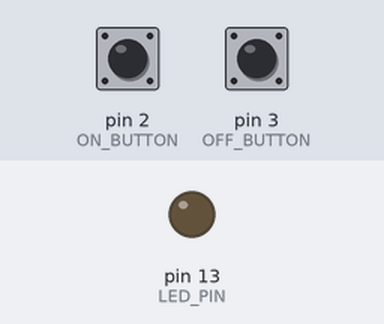
This sketch was run on a simulated Arduino Uno, built with avr-gcc and run on an emulated ATmega328P. Parts: output pins drawn as LEDs (lit = HIGH). The test bench sets the inputs (shaded band); at power-on: pin 2 (ON_BUTTON) HIGH, pin 3 (OFF_BUTTON) HIGH.

Above: at 1.2 s.
1.3 s: pin 2 (ON_BUTTON) pulled LOW for 0.15 s
At 1.8 s:
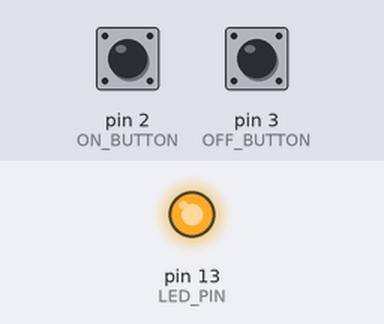
2.9 s: pin 3 (OFF_BUTTON) pulled LOW for 0.15 s
At 4.1 s:
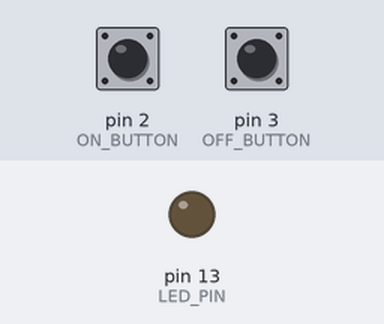
4.5 s: pin 2 (ON_BUTTON) pulled LOW for 1 s
At 5.4 s:
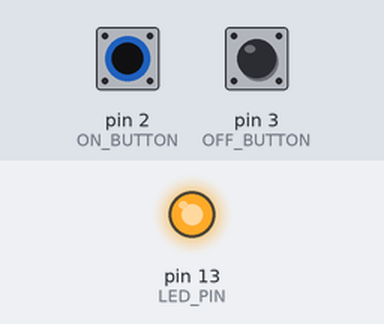
7.0 s: pin 2 (ON_BUTTON) driven LOW and pin 3 (OFF_BUTTON) driven LOW
At 7.6 s:
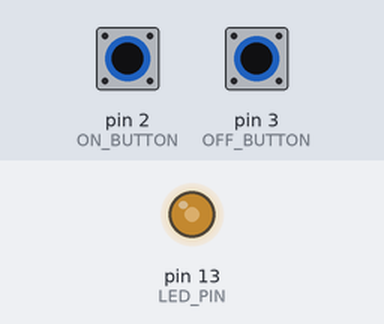
8.5 s: pin 3 (OFF_BUTTON) driven HIGH
At 9.5 s:
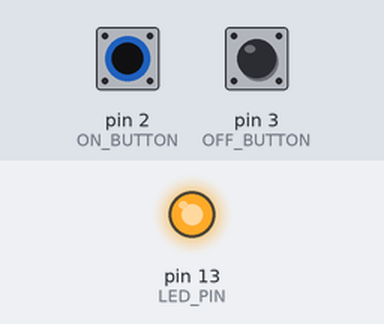
Timing chart, 0 to 11.0 s (numbered marks = the images above; inputs shaded):
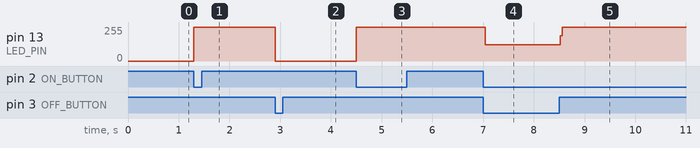

The sketch:

05_two_buttons.ino
```cpp
/*
  05 - Two Buttons: ON and OFF
  One button turns the LED on, a second button turns it off.

  Wiring (see schematic_3_two_buttons.png in this folder):
    Pin 2 -> ON button  -> GND
    Pin 3 -> OFF button -> GND
    Pin 13 -> 220 ohm resistor -> LED long leg (+), LED short leg (-) -> GND
*/

const int ON_BUTTON = 2;
const int OFF_BUTTON = 3;
const int LED_PIN = 13;

void setup() {
  pinMode(ON_BUTTON, INPUT_PULLUP);
  pinMode(OFF_BUTTON, INPUT_PULLUP);
  pinMode(LED_PIN, OUTPUT);
}

void loop() {
  if (digitalRead(ON_BUTTON) == LOW) {    // ON button pressed
    digitalWrite(LED_PIN, HIGH);
  }

  if (digitalRead(OFF_BUTTON) == LOW) {   // OFF button pressed
    digitalWrite(LED_PIN, LOW);
  }
  // If neither is pressed, the LED simply stays however it was.
}
```

Measured:
- after the input at 1.3 s, pin 13 (LED_PIN): 0/255 → 255/255 at once
- after the input at 2.9 s, pin 13 (LED_PIN): 255/255 → 0/255 at once
- after the input at 4.5 s, pin 13 (LED_PIN): 0/255 → 255/255 at once
- after the input at 7.0 s, pin 13 (LED_PIN): 255/255 → 122/255 at once
- after the input at 8.5 s, pin 13 (LED_PIN): 122/255 → 255/255 at once
